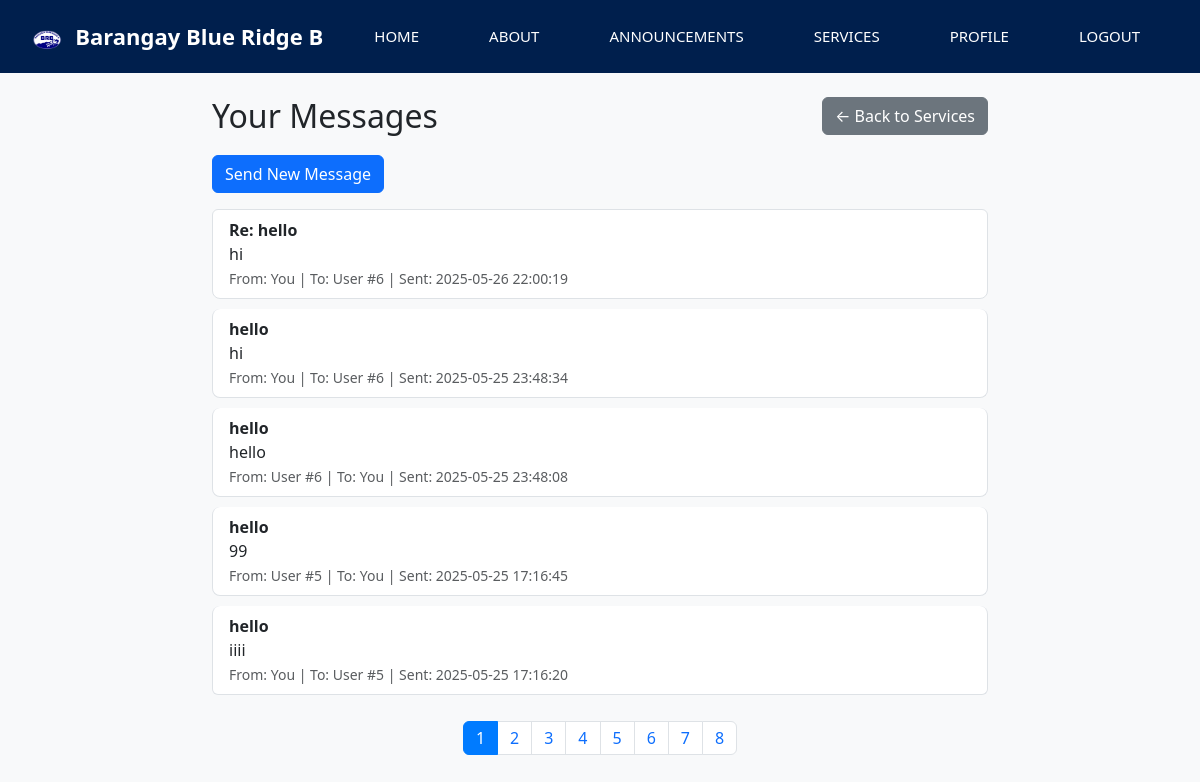
Screenshot of /messages.php (signed in) with the database file from the repository.
### tables this page shows
CREATE TABLE `messages` (
  `id` int(11) NOT NULL,
  `sender_id` int(11) NOT NULL,
  `receiver_id` int(11) NOT NULL,
  `sender_type` enum('admin','user') NOT NULL,
  `subject` varchar(255) NOT NULL,
  `message` text NOT NULL,
  `is_read` tinyint(1) DEFAULT 0,
  `created_at` timestamp NOT NULL DEFAULT current_timestamp(),
  `sent_at` datetime DEFAULT current_timestamp()
);

### messages.php (the view, shortened to what this page needs)
<?php
require 'db.php';
$user_id = $_SESSION['user_id'];
$stmt = $pdo->prepare("SELECT * FROM messages WHERE sender_id = ? OR receiver_id = ? ORDER BY sent_at DESC");
$stmt->execute([$user_id, $user_id]);
$messages = $stmt->fetchAll();
$items_per_page = 5;
$current_page = isset($_GET['page']) ? (int)$_GET['page'] : 1;
$offset = ($current_page - 1) * $items_per_page;
$total_messages = count($messages);
$total_pages = ceil($total_messages / $items_per_page);
$paginated_messages = array_slice($messages, $offset, $items_per_page);
?>
<!DOCTYPE html>
<html>
<head>
    <link href="css/style.css" rel="stylesheet" />
    <link href="css/bootstrap.css" rel="stylesheet">
         <link href="https://cdn.jsdelivr.net/npm/bootstrap@5.3.0/dist/css/bootstrap.min.css" rel="stylesheet">
 <link rel="stylesheet" href="https://cdn.jsdelivr.net/npm/bootstrap@5.3.0/dist/css/bootstrap.min.css">
 <link href="https://cdn.jsdelivr.net/npm/select2@4.1.0-rc.0/dist/css/select2.min.css" rel="stylesheet" />
</head>
<body>
    <?php include 'header.php'; ?>
    <div class="container mt-4 messages-list">
        <div class="messages-header">
            <h2>Your Messages</h2>
            <a href="services.php" class="btn btn-secondary">&larr; Back to Services</a>
        </div>
        <button type="button" class="btn btn-primary mb-3" data-bs-toggle="modal" data-bs-target="#sendMessageModal">
            Send New Message
        </button>
        <ul class="list-group">
            <?php if (empty($paginated_messages)): ?>
                <li class="list-group-item text-center text-muted">No messages yet.</li>
            <?php else: ?>
                <?php foreach ($paginated_messages as $msg): ?>
                    <li class="list-group-item">
                        <strong><?php echo htmlspecialchars($msg['subject']); ?></strong><br>
                        <span><?php echo nl2br(htmlspecialchars($msg['message'])); ?></span><br>
                        <small class="text-muted">
                            From: <?php echo $msg['sender_id'] == $user_id ? 'You' : 'User #' . $msg['sender_id']; ?> |
                            To: <?php echo $msg['receiver_id'] == $user_id ? 'You' : 'User #' . $msg['receiver_id']; ?> |
                            Sent: <?php echo $msg['sent_at']; ?>
                        </small>
                    </li>
                <?php endforeach; ?>
            <?php endif; ?>
        </ul>
        <nav aria-label="Messages Pagination">
            <ul class="pagination justify-content-center mt-3">
                <?php for ($page = 1; $page <= $total_pages; $page++): ?>
                    <li class="page-item <?php echo $page === $current_page ? 'active' : ''; ?>">
                        <a class="page-link" href="?page=<?php echo $page; ?>"><?php echo $page; ?></a>
                    </li>
                <?php endfor; ?>
            </ul>
        </nav>
    </div>
</body>
</html>

### css/style.css (style rules this page uses)
body { font-family: "Poppins", sans-serif; color: #0c0c0c; background-color: #ffffff; }
a, a:hover, a:focus { text-decoration: none; }
.btn, .btn:focus { outline: none !important; -webkit-box-shadow: none; box-shadow: none; }

### messages.php (style rules this page uses)
body { background-color: #f8f9fa; }
.messages-list { max-width: 800px; margin: auto; }
.messages-header { display: flex; justify-content: space-between; align-items: center; margin-bottom: 20px; }
.messages-header h2 { margin: 0; }
.list-group-item { border-radius: 0.5rem; margin-bottom: 10px; }

### rows the page displays
messages: subject "Re: hello", message "hi", shows "You", receiver "6", sent_at "2025-05-26 22:00:19"
messages: subject "hello", message "hi", shows "You", receiver "6", sent_at "2025-05-25 23:48:34"
messages: subject "hello", message "hello", sender "6", shows "You", sent_at "2025-05-25 23:48:08"
messages: subject "hello", message "99", sender "5", shows "You", sent_at "2025-05-25 17:16:45"
messages: subject "hello", message "iiii", shows "You", receiver "5", sent_at "2025-05-25 17:16:20"
